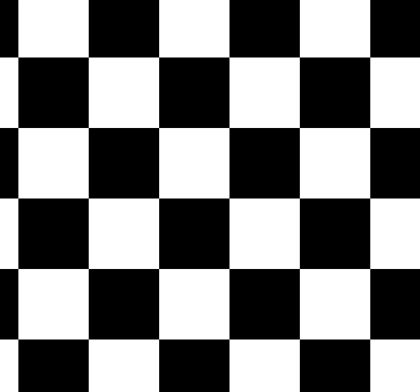
#> input picture ch4/check.png, 420 x 392 px
$ python 4-1hough_lines.py
#> lines starting #> are read from the running program, lines starting #| are printed output that depends on the picture; after the words box and inside, x2 and y2 are one past the last pixel; in counts of white or black regions, pixels touching at a corner belong together
import cv2
import sys
import numpy as np

#img = cv2.imread('road2.jpg')
#img = cv2.imread('sudoku.png')
img = cv2.imread('check.png')
#> img is the input picture: shape (392, 420, 3); min 0, max 255, mean 127.5
if img is None:
    sys.exit('파일을 찾을 수 없습니다.')

h,w = img.shape[:2]
#> h = 392; w = 420
imgP = img.copy()

gray = cv2.cvtColor(img,cv2.COLOR_BGR2GRAY)
edges = cv2.Canny(gray, 100, 200)   # 이미지마다 임계값을 달리 설정
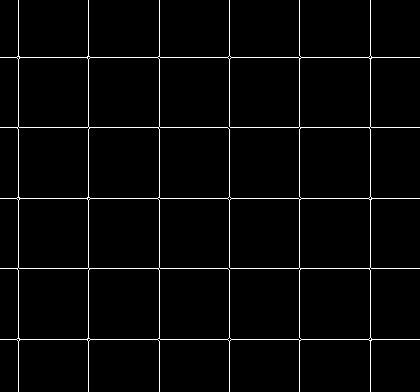
#> edges: shape (392, 420); 2.7% white in thin lines or dots

# 1
lines = cv2.HoughLines(edges, 1, np.pi/180, 100) # 허프 선 검출 ---②
#> lines = [[127, 1.57], [268, 1.57], [57, 1.57], [198, 1.57], [339, 1.57], [18, 0], [88, 0], [159, 0], [299, 0], [370, 0], [229, 0]]
# 4번째 : 직선으로 판단할 threshold, 같은 직선에 있는 최소 픽셀 수
for line in lines: 				# 검출된 모든 선 순회
   r, theta = line[0] 				# 거리와 각도
   tx, ty = np.cos(theta), np.sin(theta) 		# x, y축에 대한 삼각비
   x0, y0 = tx*r, ty*r 			#x, y 기준(절편) 좌표
   cv2.circle(img, (int(x0), int(y0)), 3, (0,255,0), -1) # 기준 좌표에 빨강색 점 그리기
   x1, y1 = int(x0 + w*(-ty)), int(y0 + h * tx) 	# 직선 방정식으로 그리기 위한 시작점 계산
   x2, y2 = int(x0 - w*(-ty)), int(y0 - h * tx) 	# 끝점 계산
   cv2.line(img, (x1, y1), (x2, y2), (255,0,0), 2) 	# 선그리기
#> this loop made 11 passes
#> (r, theta, tx, ty, x0, y0, x1, y1) on passes 1 to 11: (127, 1.57, -4.37e-08, 1, -5.55e-06, 127, -420, 126), (268, 1.57, -4.37e-08, 1, -1.17e-05, 268, -420, 267), (57, 1.57, -4.37e-08, 1, -2.49e-06, 57, -420, 56), (198, 1.57, -4.37e-08, 1, -8.65e-06, 198, -420, 197), (339, 1.57, -4.37e-08, 1, -1.48e-05, 339, -420, 338), (18, 0, 1, 0, 18, 0, 18, 392), (88, 0, 1, 0, 88, 0, 88, 392), (159, 0, 1, 0, 159, 0, 159, 392), (299, 0, 1, 0, 299, 0, 299, 392), (370, 0, 1, 0, 370, 0, 370, 392), (229, 0, 1, 0, 229, 0, 229, 392)
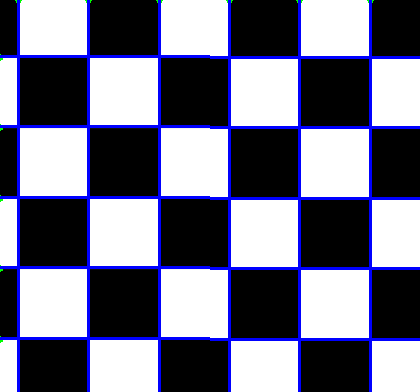
#> img: shape (392, 420, 3); 8% of pixels changed, all inside (x1, y1, x2, y2) = (0, 0, 420, 392)

# 2
linesp = cv2.HoughLinesP(edges, 1, np.pi/180, 10, None, minLineLength=50, maxLineGap=5) 	# 허프 선 검출 ---②
#> linesp = [[88, 391, 88, 0], [0, 127, 419, 127], [370, 391, 370, 0], [159, 391, 159, 0], [18, 391, 18, 0], [0, 268, 419, 268], [0, 198, 419, 198], [229, 391, 229, 0], [0, 57, 419, 57], [299, 391, 299, 0], [0, 339, 419, 339]]
# 4번째 : 직선으로 판단할 threshold, 같은 직선에 있는 최소 픽셀 수
# 5번째 : 최소 직선 길이
# 6번째 : 이웃하는 픽셀 간 최대 허용 갭
for line in linesp: 				# 검출된 모든 선 순회
   x1, y1, x2, y2 = line[0] 			# 시작점과 끝점
   cv2.line(imgP, (x1,y1), (x2, y2), (0,0,255), 2) 	# 검출된 선 그리기 ---③
#> this loop made 11 passes
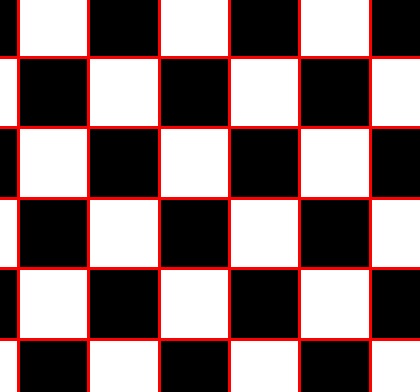
#> imgP: shape (392, 420, 3); 7.95% of pixels changed, all inside (x1, y1, x2, y2) = (0, 0, 420, 392)

img_houghline=np.hstack((img,imgP))
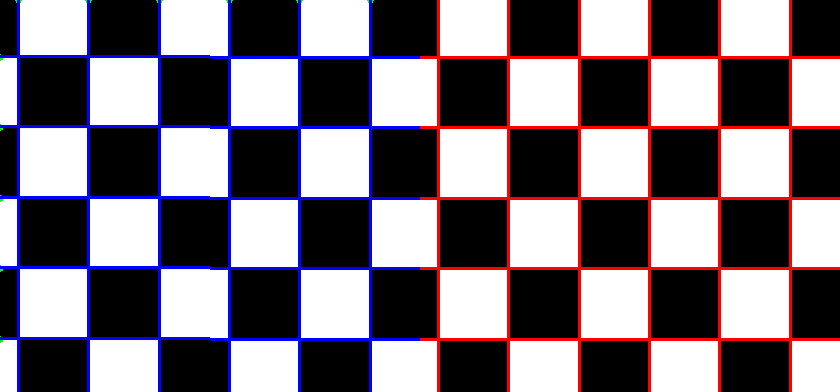
#> img_houghline: shape (392, 840, 3); mean B, G, R 127.4, 117.4, 127.4
cv2.imshow("Hough lines", img_houghline)

cv2.waitKey()
cv2.destroyAllWindows()
